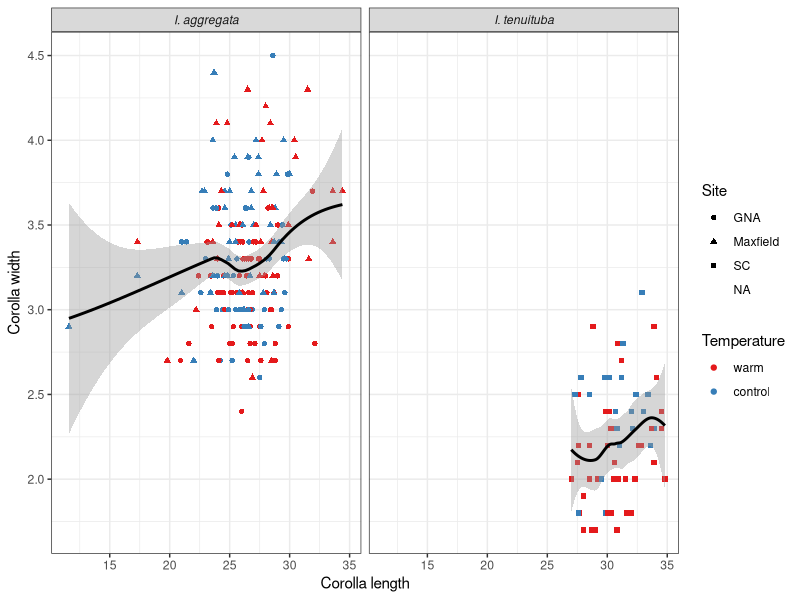
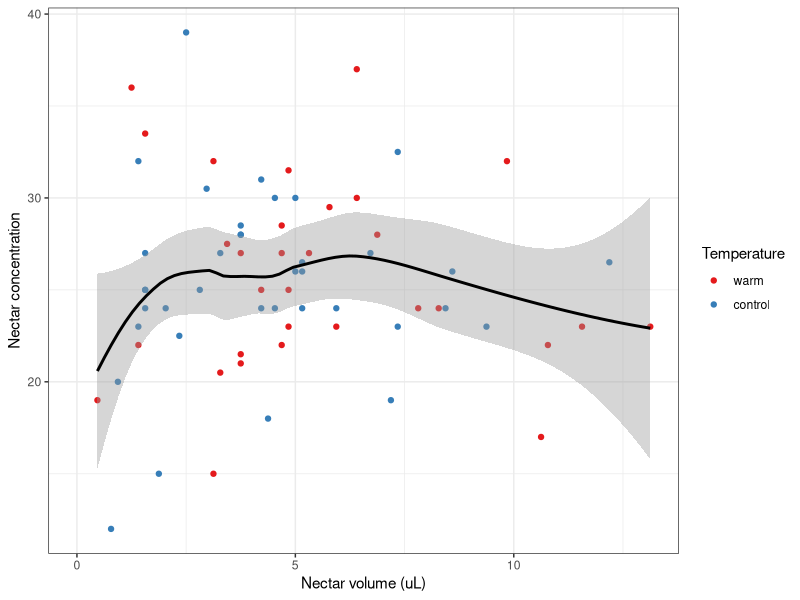
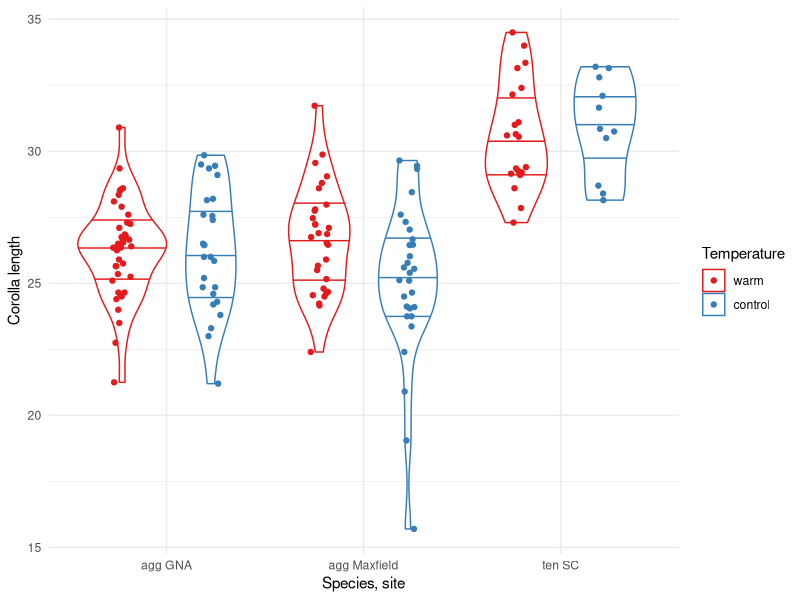
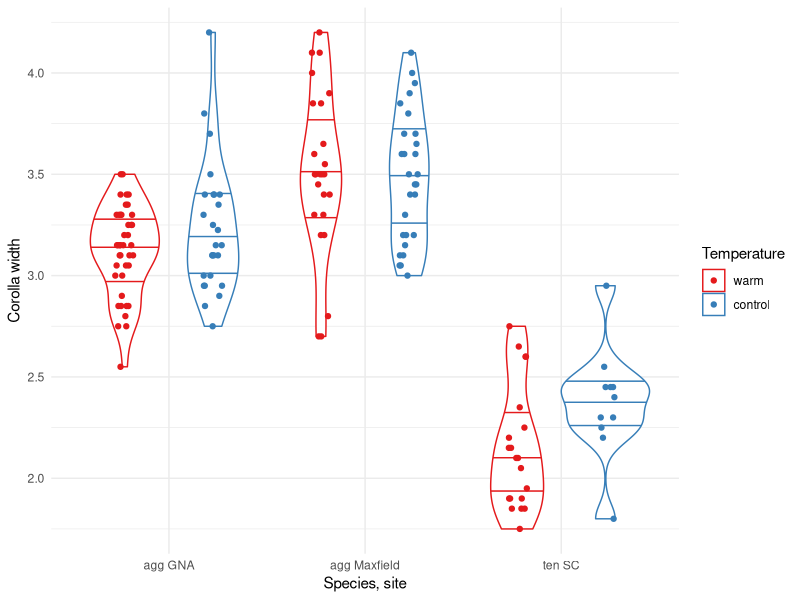
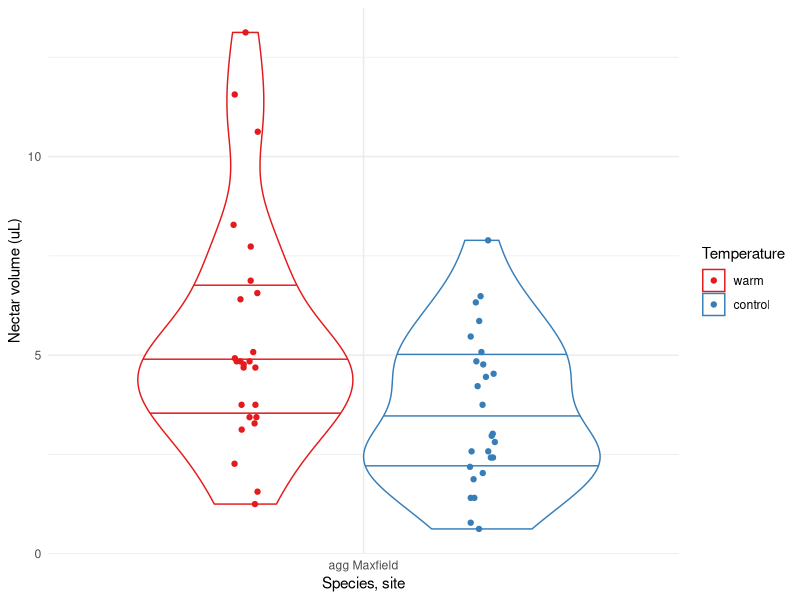
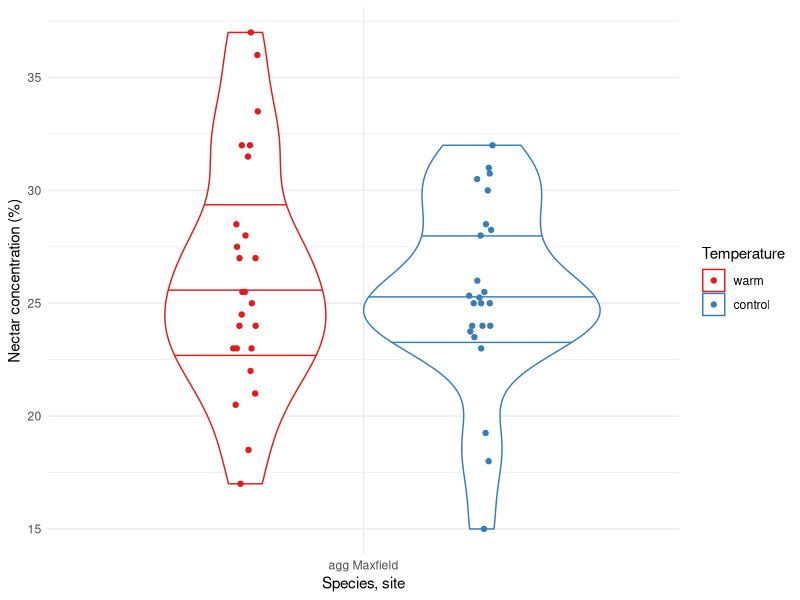
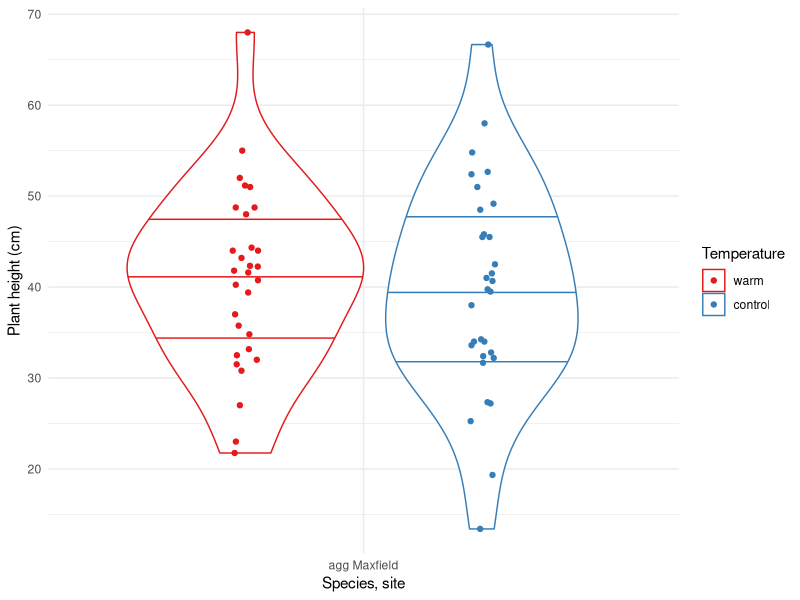
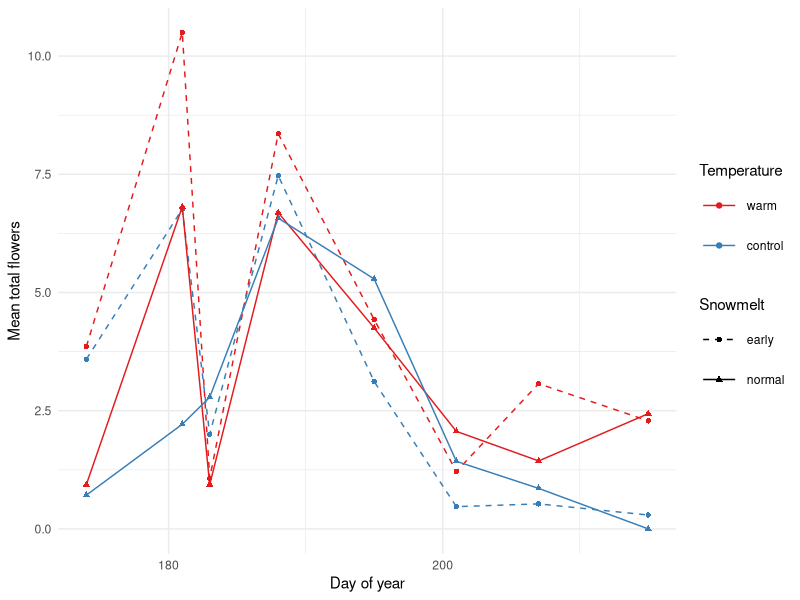

These charts were generated, in order, by the following R code:
## ---- chunk 1
library(tidyverse)
library(lubridate)
library(knitr)
library(lme4)
library(lmerTest)
knitr::opts_chunk$set(comment="", cache=T, warning=F, message=F, 
                      fig.path = "plots-traits/", dev="svglite", dev.args=list(fix_text_size=FALSE), 
                      fig.height=5, fig.width=5)
## ---- chunk 2
census.maxf <- read_csv("data/traits/2021 Maxfield Rosettes - 2021OTCs.csv") %>% 
  mutate(across(c(plant, plot), as.character)) %>% 
  rename(OI = temp) %>% mutate(OI=fct_relevel(fct_recode(OI,"in"="OTC", "out"="control"),"in"))

morph <- bind_rows(GNA=read_csv("data/traits/GNA floral traits - 2021.csv", na="."),
                SC=read_csv("data/traits/Spring Creek floral traits - 2021.csv", na="."), .id="site") %>% 
  rename(plantid = plant, OI = location, plotid=OTC) %>% drop_na(OI) %>% 
  bind_rows(read_csv("data/traits/2021 Maxfield Floral Traits - Morphology21.csv") %>% 
              mutate(plant = as.character(plant), site="Maxfield") %>% 
              left_join(census.maxf) %>% drop_na(plot)) %>% 
  mutate(species = if_else(site=="SC", "ten", "agg"))

nectar <- read_csv("data/traits/2021 Maxfield Floral Traits - Nectar21.csv") %>% 
  mutate(across(c(plant), as.character)) %>% 
  left_join(census.maxf) %>% 
  mutate(nectar_volume=nectar_48_h_mm*5/32,
         nectar_sugar=nectar_volume*nectar_conc,
         plantid=paste0(plotid,plant), 
         site="Maxfield", species="agg")

phen.raw <- read_csv("data/traits/2021 Maxfield Phenology - 2021.csv")%>% 
  mutate(plot = as.character(plot), 
         plotid = paste0(plot, subplot),
         plantid = paste0(plotid, plant),
         plant = as.character(plant),
         julian = yday(date),
         year="2021",
         height_cm=as.integer(as.character(height_cm)),
         open = rowSums(select(., starts_with("open")), na.rm=T),
         buds = rowSums(select(., starts_with("buds")), na.rm=T),
         eggs = rowSums(select(., starts_with("eggs")), na.rm=T)) %>% 
  left_join(census.maxf) %>% 
  mutate_if(is.character, as.factor) 

phen <- phen.raw %>% 
  complete(nesting(plantid, plotid, plot, subplot, snow, OI),nesting(julian, date), fill=list(open=0,buds=0)) %>% #add zeros to weeks the plant was not counted
  mutate(flowering = open + buds > 0,
         has_egg = eggs > 0, 
         site="Maxfield", species="agg")

speclabs <- c(agg="I. aggregata", ten="I. tenuituba")
templabs <- c("in"="warm", "out"="control")
## ---- chunk 3
morph %>% drop_na(corolla_length) %>% count(site, plantid, name="n_per_plant") %>% count(site, n_per_plant) %>%
  kable(caption="corolla_length")
nectar %>% drop_na(nectar_volume) %>% count(site, plantid, name="n_per_plant") %>% count(site, n_per_plant) %>% 
  kable(caption="nectar_volume")
phen %>% drop_na(height_cm) %>% count(site, plantid, name="n_per_plant") %>% count(site, n_per_plant) %>% 
  kable(caption="height_cm")
## ---- chunk 4
morph %>% drop_na(corolla_length) %>% count(site, OI, plantid) %>% count(site, OI) %>% kable(caption="corolla_length")
nectar%>% drop_na(nectar_volume)  %>% count(site, OI, plantid) %>% count(site, OI) %>% kable(caption="nectar_volume")
phen  %>% drop_na(height_cm, OI)  %>% count(site, OI, plantid) %>% count(site, OI) %>% kable(caption="height_cm")

#Average data by plant
morph.mean <- morph %>% drop_na(corolla_length) %>% 
  group_by(species, site, OI, snow, plotid, plantid) %>%
  summarize(across(c(corolla_length, corolla_width), mean, na.rm=T), n = n())
nectar.mean <- nectar %>% drop_na(nectar_volume) %>% 
  group_by(species, site, OI, snow, plotid, plantid) %>%
  summarize(across(c(nectar_volume, nectar_conc, nectar_sugar), mean, na.rm=T), n = n())
phen.mean <- phen %>% drop_na(height_cm, OI) %>% 
  group_by(species, site, OI, snow, plotid, plantid) %>% 
  summarize(height_cm=mean(height_cm, na.rm=T))
## ---- chunk 5
ggplot(morph, aes(shape=site, y=corolla_width, x=corolla_length, color=OI)) + 
  facet_wrap(vars(species), labeller = as_labeller(speclabs)) +
  geom_point() + geom_smooth(aes(group=species), color="black") + 
  labs(x="Corolla length", y="Corolla width", shape="Site", color="Temperature") + 
  scale_color_brewer(palette="Set1", labels=templabs) + theme_bw() + 
  theme(strip.text=element_text(face="italic"))
ggplot(nectar, aes(y=nectar_conc, x=nectar_volume, color=OI)) + 
  geom_point() + geom_smooth(color="black") + 
  labs(x="Nectar volume (uL)", y="Nectar concentration", shape="Site", color="Temperature") + 
  scale_color_brewer(palette="Set1", labels=templabs) + theme_bw() + 
  theme(strip.text=element_text(face="italic"))
## ---- chunk 6
ggplot(morph.mean, aes(x=paste(species, site), y=corolla_length, color=OI)) + 
  geom_violin(draw_quantiles=c(0.25, 0.5, 0.75)) + 
  geom_point(position=position_jitterdodge(dodge.width=0.9, jitter.width=0.1)) +
  labs(x="Species, site", y="Corolla length", color="Temperature") + 
  scale_color_brewer(palette="Set1", labels=templabs) + theme_minimal()
ggplot(morph.mean, aes(x=paste(species, site), y=corolla_width, color=OI)) + 
  geom_violin(draw_quantiles=c(0.25, 0.5, 0.75)) + 
  geom_point(position=position_jitterdodge(dodge.width=0.9, jitter.width=0.1))+
  labs(x="Species, site", y="Corolla width", color="Temperature") + 
  scale_color_brewer(palette="Set1", labels=templabs) + theme_minimal()
ggplot(nectar.mean, aes(x=paste(species, site), y=nectar_volume, color=OI)) + 
  geom_violin(draw_quantiles=c(0.25, 0.5, 0.75)) + 
  geom_point(position=position_jitterdodge(dodge.width=0.9, jitter.width=0.1))+
  labs(x="Species, site", y="Nectar volume (uL)", color="Temperature") + 
  scale_color_brewer(palette="Set1", labels=templabs) + theme_minimal()
ggplot(nectar.mean, aes(x=paste(species, site), y=nectar_conc, color=OI)) + 
  geom_violin(draw_quantiles=c(0.25, 0.5, 0.75)) + 
  geom_point(position=position_jitterdodge(dodge.width=0.9, jitter.width=0.1))+
  labs(x="Species, site", y="Nectar concentration (%)", color="Temperature") + 
  scale_color_brewer(palette="Set1", labels=templabs) + theme_minimal()
ggplot(phen.mean, aes(x=paste(species, site), y=height_cm, color=OI)) + 
  geom_violin(draw_quantiles=c(0.25, 0.5, 0.75)) + 
  geom_point(position=position_jitterdodge(dodge.width=0.9, jitter.width=0.1))+
  labs(x="Species, site", y="Plant height (cm)", color="Temperature") + 
  scale_color_brewer(palette="Set1", labels=templabs) + theme_minimal()
## ---- chunk 7
lmer(corolla_length~OI*snow+(1|plotid)+(1|plantid),data=filter(morph, site=="Maxfield")) %>% anova %>%
  kable(caption="corolla_length")
lmer(corolla_width ~OI*snow+(1|plotid)+(1|plantid),data=filter(morph, site=="Maxfield")) %>% anova %>%
  kable(caption="corolla_width")
lmer(nectar_volume ~OI*snow+(1|plotid)+(1|plantid),data=nectar) %>% anova %>% 
  kable(caption="nectar_volume")
lmer(nectar_conc   ~OI*snow+(1|plotid)+(1|plantid),data=nectar) %>% anova %>% 
  kable(caption="nectar_conc")
lmer(height_cm   ~OI*snow+(1|plotid)+(1|plantid),data=phen) %>% anova %>% 
  kable(caption="height_cm")
## ---- chunk 8
lmer(corolla_length~OI*species+(1|plantid),data=morph) %>% anova %>% kable(caption="corolla_length")
lmer(corolla_width ~OI*species+(1|plantid),data=morph) %>% anova %>% kable(caption="corolla_width")
lmer(nectar_volume ~OI+(1|plantid),data=nectar)        %>% anova %>% kable(caption="nectar_volume")
lmer(nectar_conc   ~OI+(1|plantid),data=nectar)        %>% anova %>% kable(caption="nectar_conc")
lmer(height_cm     ~OI+(1|plantid),data=phen)          %>% anova %>% kable(caption="height_cm")
## ---- chunk 9
phen %>% drop_na(snow,OI) %>% group_by(snow, OI, julian) %>% summarize_at(c("open","buds"), mean, na.rm=T) %>% 
  ggplot(aes(x=julian, y=open, shape=snow, linetype=snow, color=OI))+ geom_point() + 
  geom_path(aes(group=paste(snow, OI))) +
  labs(y="Mean total flowers", 
       x="Day of year", color="Temperature", shape="Snowmelt", linetype="Snowmelt") +
  scale_x_continuous(breaks=seq(120,240, by=20))+
  scale_color_brewer(palette="Set1", labels=templabs) +
  scale_linetype_manual(values=c(2,1)) + theme_minimal() + 
  theme(legend.key.size = unit(2, "lines"))

phen %>% drop_na(snow,OI)%>% group_by(snow, OI, julian) %>% summarize_at("flowering", mean, na.rm=T) %>% 
  ggplot(aes(x=julian, y=flowering, shape=snow, linetype=snow, color=OI))+ geom_point() + 
  geom_path(aes(group=paste(snow, OI))) +
  labs(y="Proportion flowering", 
       x="Day of year", color="Temperature", shape="Snowmelt", linetype="Snowmelt") +
  scale_x_continuous(breaks=seq(120,240, by=20))+
  scale_y_continuous(labels = scales::percent)+
  scale_color_brewer(palette="Set1", labels=templabs) +
  scale_linetype_manual(values=c(2,1)) + theme_minimal() + 
  theme(legend.key.size = unit(2, "lines"))

phen %>% drop_na(snow,OI)%>% group_by(snow, OI, julian) %>% summarize_at("eggs", mean, na.rm=T) %>% 
  ggplot(aes(x=julian, y=eggs, shape=snow, linetype=snow, color=OI))+ geom_point() + 
  geom_path(aes(group=paste(snow, OI))) +
  labs(y="Mean total eggs", 
       x="Day of year", color="Temperature", shape="Snowmelt", linetype="Snowmelt") +
  scale_x_continuous(breaks=seq(120,240, by=20))+
  scale_color_brewer(palette="Set1", labels=templabs) +
  scale_linetype_manual(values=c(2,1)) + theme_minimal() + 
  theme(legend.key.size = unit(2, "lines"))

phen%>% drop_na(snow,OI) %>% group_by(year, snow, OI, julian) %>% summarize_at("has_egg", mean, na.rm=T) %>% 
  ggplot(aes(x=julian, y=has_egg, shape=snow, linetype=snow, color=OI))+ geom_point() + 
  geom_path(aes(group=paste(snow, OI))) +
  labs(y="Proportion of plants with eggs", 
       x="Day of year", color="Temperature", shape="Snowmelt", linetype="Snowmelt") +
  scale_x_continuous(breaks=seq(120,240, by=20))+
  scale_y_continuous(labels = scales::percent)+
  scale_color_brewer(palette="Set1", labels=templabs) +
  scale_linetype_manual(values=c(2,1)) + theme_minimal() + 
  theme(legend.key.size = unit(2, "lines"))
## ---- chunk 10
ggplot(phen %>% drop_na(height_cm, OI), aes(x=julian, y=height_cm, color=OI))+ geom_point() + geom_path(aes(group=plantid))+
  labs(y="Plant height", x="Day of year", color="Temperature") +
  scale_x_continuous(breaks=seq(120,240, by=20))+ 
  scale_color_brewer(palette="Set1", labels=templabs) +theme_minimal() 

phen %>% drop_na(snow,OI) %>% group_by(OI, julian) %>% summarize_at(c("open","buds"), mean, na.rm=T) %>% 
  ggplot(aes(x=julian, y=open, color=OI))+ geom_point() + 
  geom_path(aes(group=OI)) +
  labs(y="Mean total flowers", 
       x="Day of year", color="Temperature") +
  scale_x_continuous(breaks=seq(120,240, by=20))+
  scale_color_brewer(palette="Set1", labels=templabs) + theme_minimal()

phen %>% drop_na(OI)%>% group_by(OI, julian) %>% summarize_at("flowering", mean, na.rm=T) %>% 
  ggplot(aes(x=julian, y=flowering, color=OI))+ geom_point() + 
  geom_path(aes(group=OI)) +
  labs(y="Proportion flowering", 
       x="Day of year", color="Temperature") +
  scale_x_continuous(breaks=seq(120,240, by=20))+
  scale_y_continuous(labels = scales::percent)+
  scale_color_brewer(palette="Set1", labels=templabs) + theme_minimal()

phen %>% drop_na(OI)%>% group_by(OI, julian) %>% summarize_at("eggs", mean, na.rm=T) %>% 
  ggplot(aes(x=julian, y=eggs, color=OI))+ geom_point() + 
  geom_path(aes(group=OI)) +
  labs(y="Mean total eggs", 
       x="Day of year", color="Temperature") +
  scale_x_continuous(breaks=seq(120,240, by=20))+
  scale_color_brewer(palette="Set1", labels=templabs) + theme_minimal() 

phen%>% drop_na(OI) %>% group_by(year, OI, julian) %>% summarize_at("has_egg", mean, na.rm=T) %>% 
  ggplot(aes(x=julian, y=has_egg, color=OI))+ geom_point() + 
  geom_path(aes(group=OI)) +
  labs(y="Proportion of plants with eggs", 
       x="Day of year", color="Temperature") +
  scale_x_continuous(breaks=seq(120,240, by=20))+
  scale_y_continuous(labels = scales::percent)+
  scale_color_brewer(palette="Set1", labels=templabs) + theme_minimal() 
